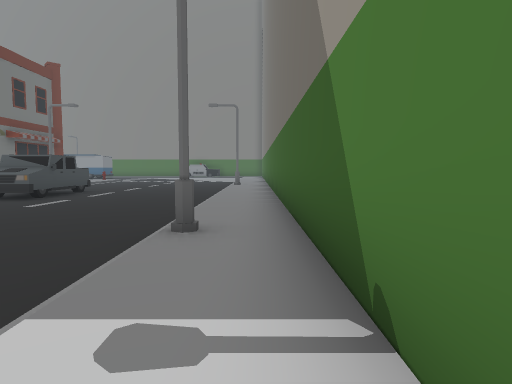
view 1 (above)

24 first-person views from a walk through a 3-D level made in the Unity game engine. The camera is 1.3 m above the floor, tilts 4° down and sees 75° across. The floor is counted in squares, 2 m on a side. Each view is taken from the middle of a square. On the plan, view 1 faces up. The plan holds only what a view shows up to about 10 squares ahead; the rest is blank. The place goes on beyond the plan. The player character is not drawn. Some animated figures are left out.

view 2
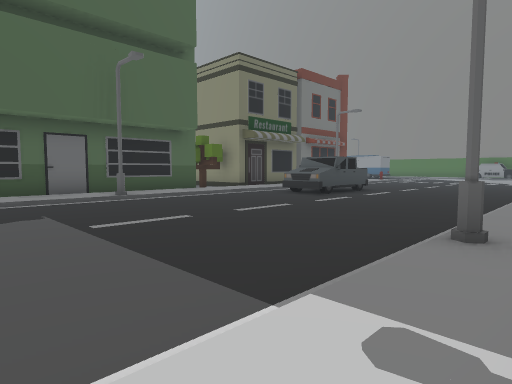

view 3
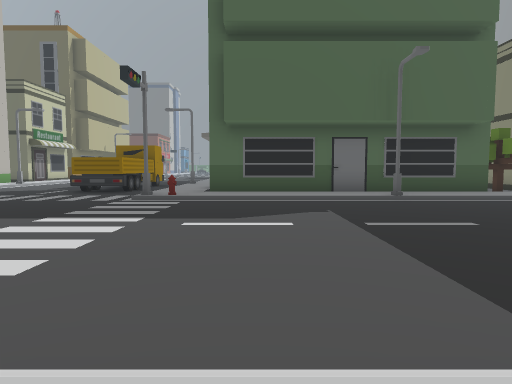

view 4
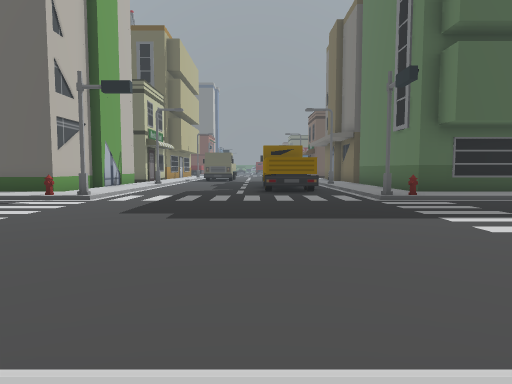

view 5
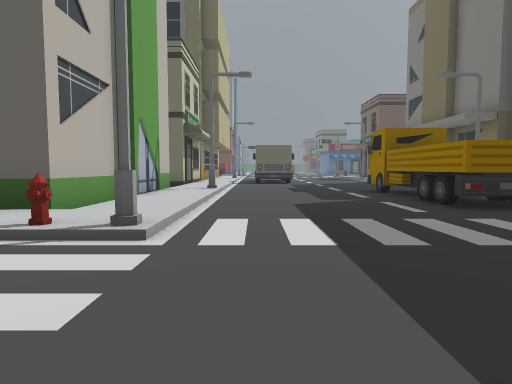

view 6
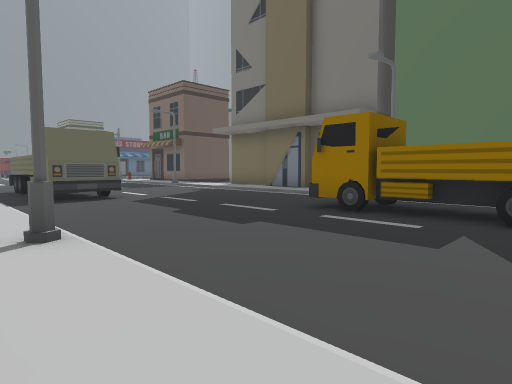

view 7
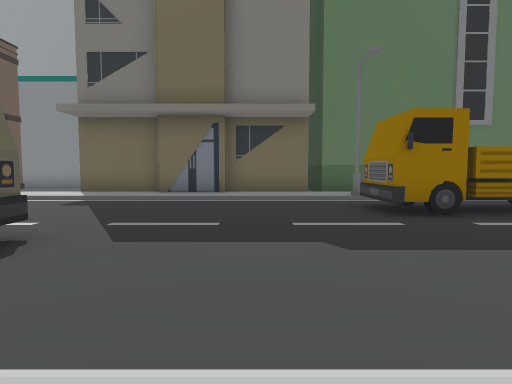

view 8
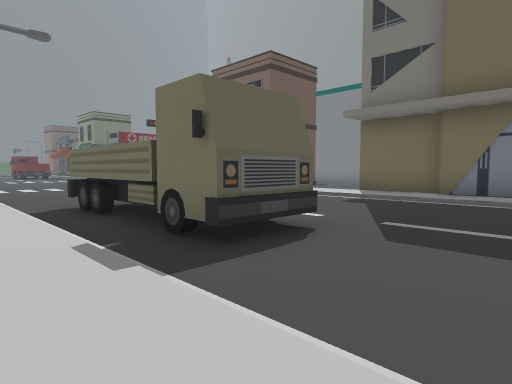

view 9
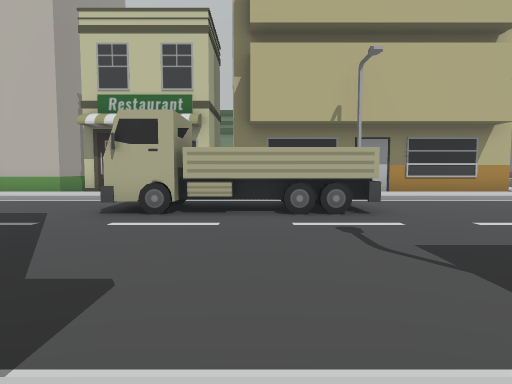

view 10
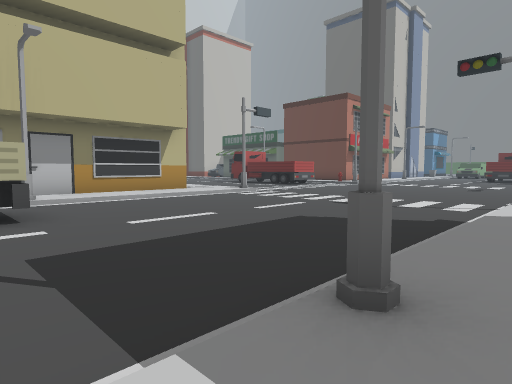

view 11
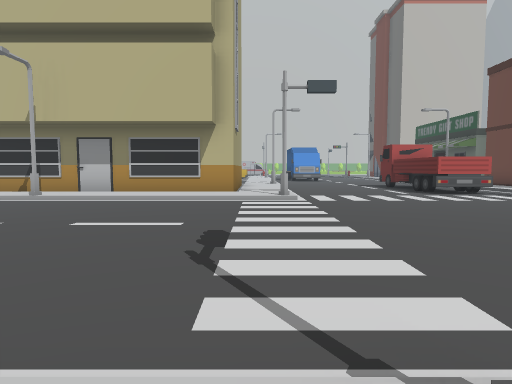

view 12
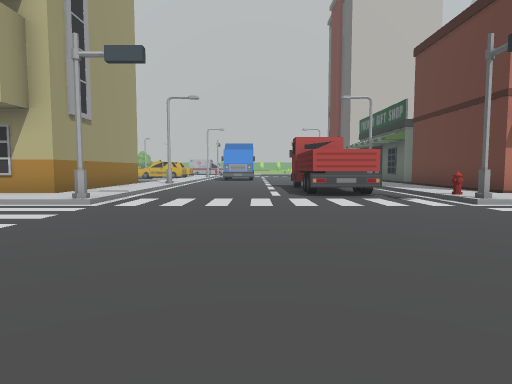

view 13
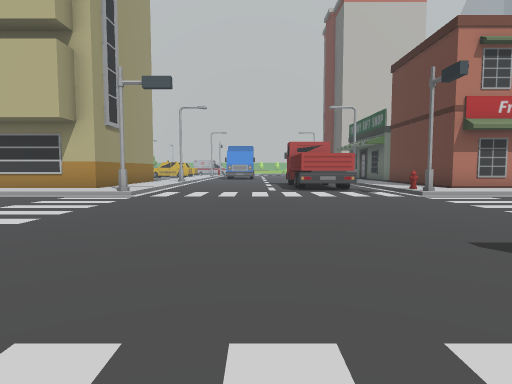

view 14
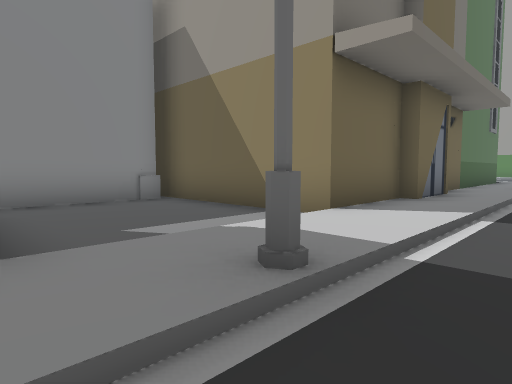

view 15
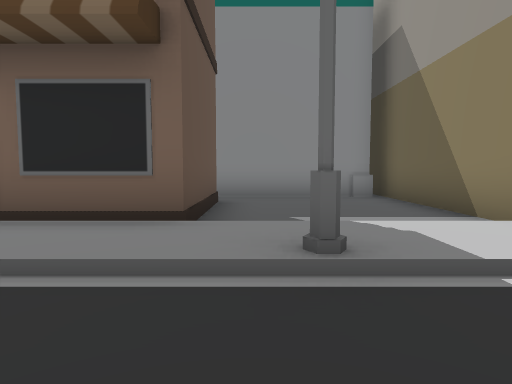

view 16
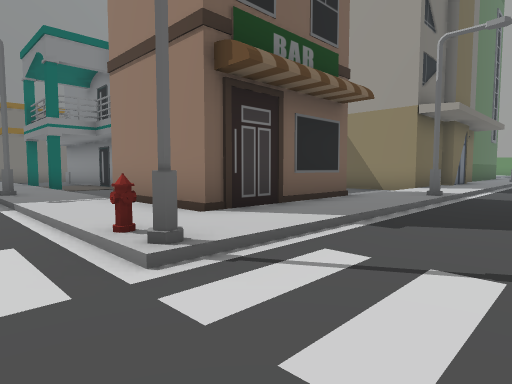

view 17
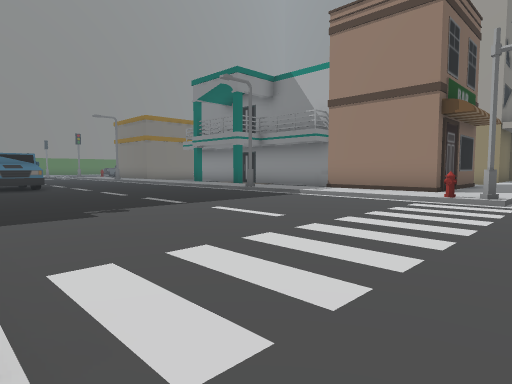

view 18
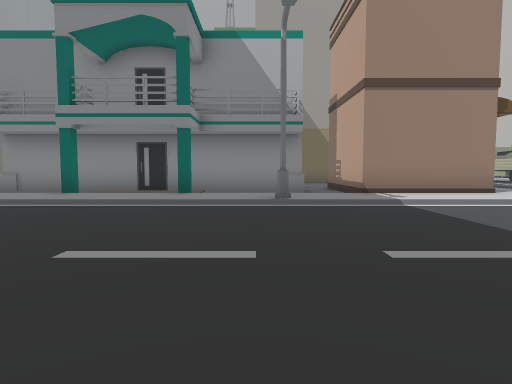

view 19
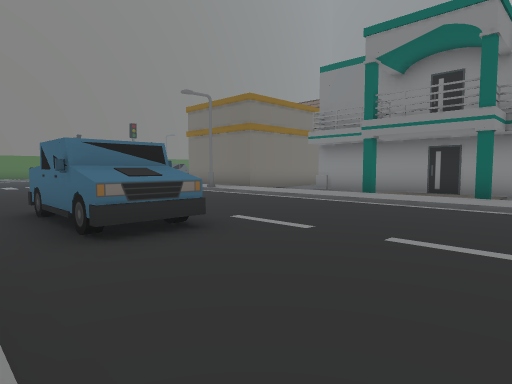

view 20
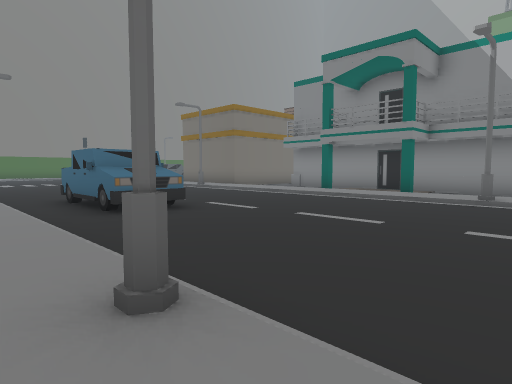

view 21
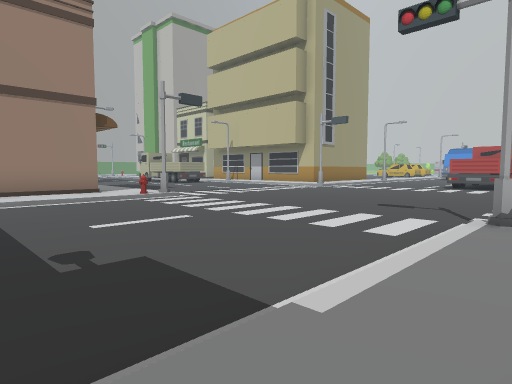

view 22
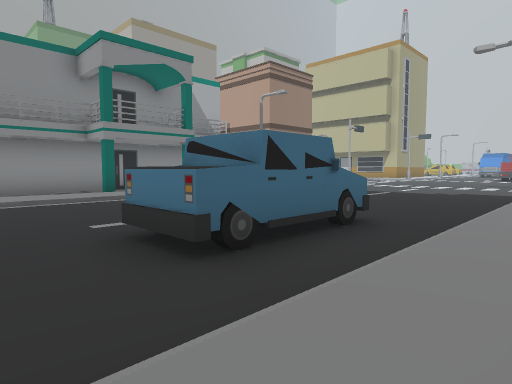

view 23
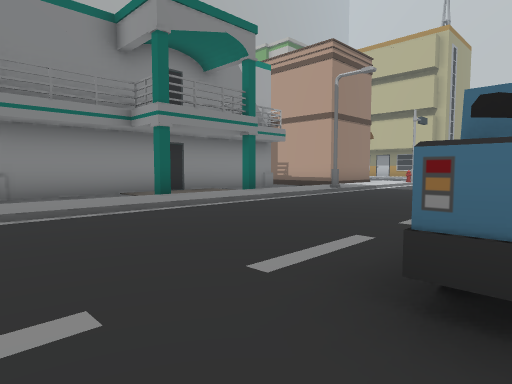

view 24
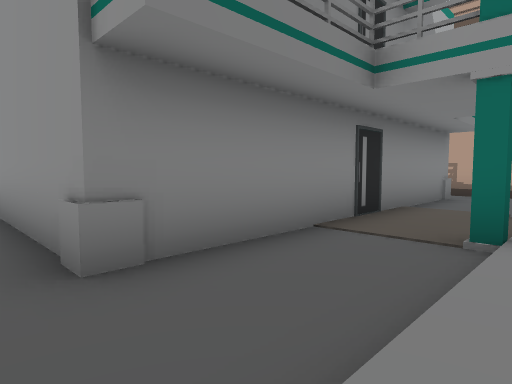

### Floor plan
Key: @ floor where view 1 was taken; # wall or solid block; . main floor; : floor 0.25 m higher than the main floor; / step, stairs or slope; O other object.
Columns run from 39 left of view 1 to 1 right of it. Each row starts with its distance up from view 1.
 12 :/...... :....
 11 :/....../:..####                    ..
 10 :/.O..../:..#                   .O..../:#
  9 :/.O..../:..#                   OO..../:#
  8 :/OO..../:#.#               O    O..../:#
  7  /....../:..#               O   ....../:#
  6 :/....../:#.#                O:/....../:#
  5 :/....../:..#                O:/....../:#
  4 :/....../:..#    O           O:/....../:#
  3 :O......O:..#####O           O:O......O:#
  2 :/....../:.......O           O:/....../:#
  1 :/....../:####...O           O:/....../:#
  0 :/....../:####...O           O:/....../@
 -1 :/....../:####...OOOOOOOOOOOOO:/....../
 -2 :/......O:::::::::::::::::   ::O......
 -3  #......//////O/////////OO//////.....
 -4  ........................O OO.........
 -5  ........................OOOO........./
 -6  ...................................../:
 -7  ...................................../
 -8 ...............OOOOO..................
 -9 ...............OOOOO.................
-10 //......#/////O/////////OO//////...
-11 :O....../::::::::::::::::::::::O..
-12 :/OO..../:OOOOOOOO OOOOOOOOOOO:/
-13 :/OO..../:O                  O:
-14 :/ O..../:O

Positions as (right, up) in squares from view 1, and headings:
1: (0, 0), facing up
2: (0, 0), facing up-left
3: (0, 0), facing left
4: (0, -6), facing left
5: (-5, -9), facing left
6: (-11, -11), facing up-left
7: (-17, -11), facing up
8: (-17, -11), facing up-left
9: (-22, -2), facing down
10: (-23, -2), facing down-left
11: (-30, -2), facing down
12: (-34, -4), facing down
13: (-34, -2), facing down
14: (-26, -4), facing up-right
15: (-25, -5), facing up
16: (-32, -5), facing up-right
17: (-38, -4), facing up-right
18: (-37, 4), facing right
19: (-38, 4), facing up-right
20: (-39, 2), facing up-right
21: (-39, 2), facing down-right
22: (-39, 12), facing down-right
23: (-36, 12), facing down-right
24: (-30, 12), facing down-right
